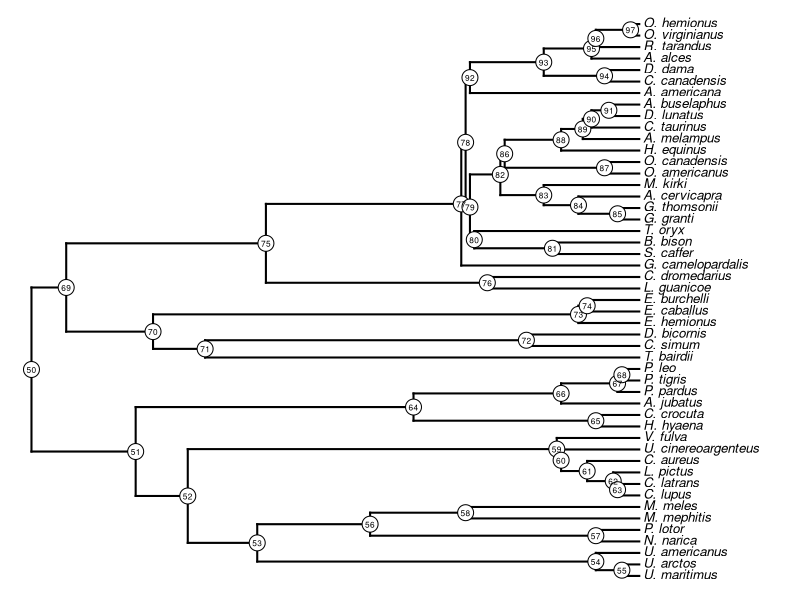
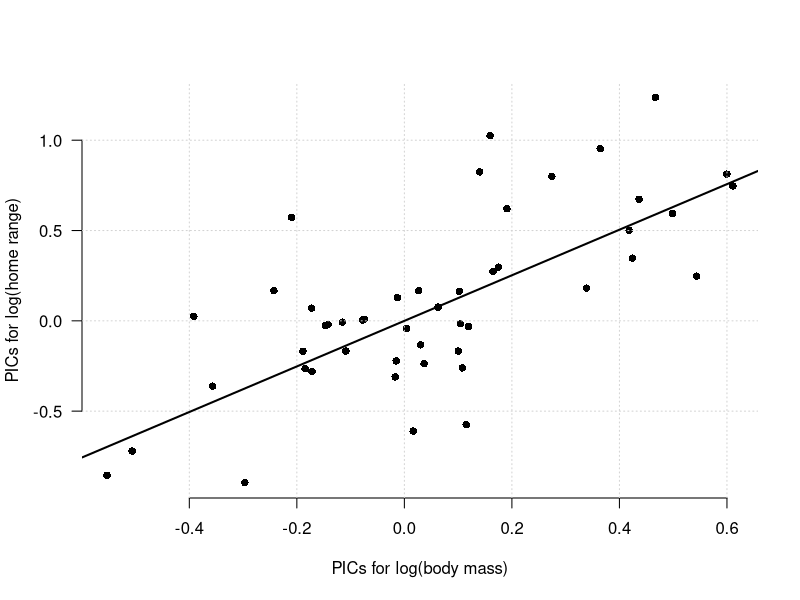

The R script that drew these images, in order: (Note: this script raises an error after producing the figures.)
## load packages
library(phytools)

## load data
data(mammal.tree)
data(mammal.data)

## look at data
mammal.tree
plotTree(mammal.tree,fsize=0.8,ftype="i")
head(mammal.data)

## to test for an evolutionary correlation using
## contrasts we need to pull out our variables of
## interest
lnBodyMass<-setNames(log(mammal.data$bodyMass),
  rownames(mammal.data))
lnHomeRange<-setNames(log(mammal.data$homeRange),
  rownames(mammal.data))

## compute contrasts for each of my two traits
pic_bodymass<-pic(lnBodyMass,mammal.tree)
pic_homerange<-pic(lnHomeRange,mammal.tree)

## here are our contrasts
pic_bodymass

## add nodelabels
nodelabels(frame="circle",bg="white",cex=0.5)

## we're already ready to fit a regression model
## based on these contrasts
mammal_pic_regression<-lm(pic_homerange~pic_bodymass+0)
mammal_pic_regression

## let's plot our contrasts and fitted model
dev.off()
plot(pic_bodymass,pic_homerange,
  pch=16,bty="n",las=1,
  xlab="PICs for log(body mass)",
  ylab="PICs for log(home range)")
grid()
abline(mammal_pic_regression,lwd=2)

## load nlme package
library(nlme)

## we're going to build our phylogenetic error
## structure (our phylogenetic covariance matrix)
?corBrownian
mammal_spp<-rownames(mammal.data)
mammal_corBM<-corBrownian(phy=mammal.tree,
  form=~mammal_spp)
mammal_corBM

## now we're ready to fit our model!
?gls
mammal_pgls_regression<-gls(log(homeRange)~log(bodyMass),
  data=mammal.data,correlation=mammal_corBM)
mammal_pgls_regression

## now that we understand that PGLS and contrasts are
## equivalent in this simple case, let's explore situations
## in which contrasts cannot be used.
data(primate.tree)
data(primate.data)

## let's look at our primate
primate.data
head(primate.data)

## create our primate "corStruct" object for our primate
## tree
primates_spp<-rownames(primate.data)
primates_corBM<-corBrownian(phy=primate.tree,
  form=~primates_spp)
primates_corBM
colnames(primate.data)
primate_pgls_ancova<-gls(
  log(Orbit_area)~log(Skull_length)+Activity_pattern,
  data=primate.data,
  correlation=primates_corBM)
primate_pgls_ancova

## test for significance
anova(primate_pgls_ancova)

## run summary on the model
summary(primate_pgls_ancova)

## run our PGLS ANCOVA with an interaction term
primate_pgls_ancova.interaction<-gls(
  log(Orbit_area)~log(Skull_length)*Activity_pattern,
  data=primate.data,
  correlation=primates_corBM)
primate_pgls_ancova.interaction
